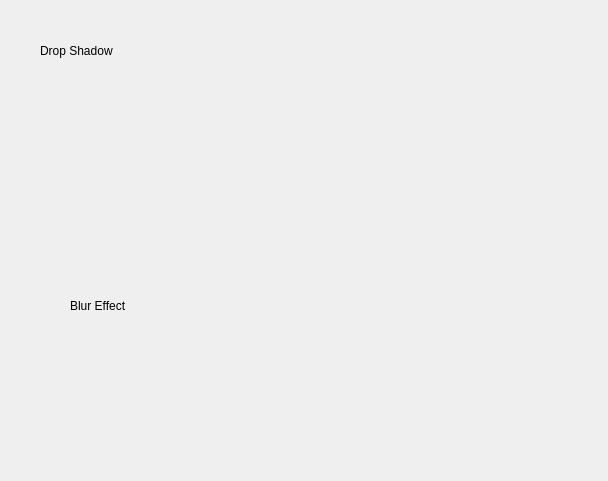
<?xml version="1.0" encoding="UTF-8"?>
<ui version="4.0">
 <class>MainWindow</class>
 <widget class="QMainWindow" name="MainWindow">
  <property name="geometry">
   <rect>
    <x>0</x>
    <y>0</y>
    <width>608</width>
    <height>481</height>
   </rect>
  </property>
  <property name="windowTitle">
   <string>MainWindow</string>
  </property>
  <property name="styleSheet">
   <string notr="true">font: 26pt &quot;MS Shell Dlg 2&quot;;</string>
  </property>
  <widget class="QWidget" name="centralWidget">
   <widget class="QLabel" name="label">
    <property name="geometry">
     <rect>
      <x>40</x>
      <y>20</y>
      <width>251</width>
      <height>61</height>
     </rect>
    </property>
    <property name="styleSheet">
     <string notr="true"/>
    </property>
    <property name="text">
     <string>Drop Shadow</string>
    </property>
   </widget>
   <widget class="QLabel" name="label2">
    <property name="geometry">
     <rect>
      <x>70</x>
      <y>290</y>
      <width>61</width>
      <height>31</height>
     </rect>
    </property>
    <property name="text">
     <string>Blur Effect</string>
    </property>
   </widget>
   <widget class="QLabel" name="butterfly">
    <property name="geometry">
     <rect>
      <x>50</x>
      <y>80</y>
      <width>201</width>
      <height>151</height>
     </rect>
    </property>
    <property name="text">
     <string/>
    </property>
    <property name="pixmap">
     <pixmap resource="resource.qrc">:/butterfly.png</pixmap>
    </property>
   </widget>
   <widget class="QLabel" name="penguin">
    <property name="geometry">
     <rect>
      <x>260</x>
      <y>80</y>
      <width>281</width>
      <height>291</height>
     </rect>
    </property>
    <property name="text">
     <string/>
    </property>
    <property name="pixmap">
     <pixmap resource="resource.qrc">:/tux.png</pixmap>
    </property>
   </widget>
  </widget>
 </widget>
 <layoutdefault spacing="6" margin="11"/>
 <resources>
  <include location="resource.qrc"/>
 </resources>
 <connections/>
</ui>
